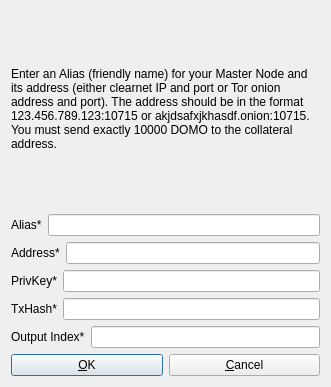
<?xml version="1.0" encoding="UTF-8"?>
<ui version="4.0">
 <class>CreateMasternodeDlg</class>
 <widget class="QDialog" name="CreateMasternodeDlg">
  <property name="geometry">
   <rect>
    <x>0</x>
    <y>0</y>
    <width>331</width>
    <height>387</height>
   </rect>
  </property>
  <property name="windowTitle">
   <string>Add/Edit Numus Node</string>
  </property>
  <property name="modal">
   <bool>true</bool>
  </property>
  <layout class="QVBoxLayout" name="verticalLayout">
   <item>
    <widget class="QLabel" name="label_9">
     <property name="sizePolicy">
      <sizepolicy hsizetype="Preferred" vsizetype="Expanding">
       <horstretch>0</horstretch>
       <verstretch>0</verstretch>
      </sizepolicy>
     </property>
     <property name="text">
      <string>&lt;html&gt;&lt;head/&gt;&lt;body&gt;&lt;p&gt;Enter an Alias (friendly name) for your Master Node and its address (either clearnet IP and port or Tor onion address and port). The address should be in the format 123.456.789.123:10715 or akjdsafxjkhasdf.onion:10715. You must send exactly 10000 DOMO to the collateral address.&lt;/p&gt;&lt;/body&gt;&lt;/html&gt;</string>
     </property>
     <property name="wordWrap">
      <bool>true</bool>
     </property>
    </widget>
   </item>
   <item>
    <layout class="QHBoxLayout" name="horizontalLayout_4">
     <property name="bottomMargin">
      <number>0</number>
     </property>
     <item>
      <widget class="QLabel" name="label_4">
       <property name="text">
        <string>Alias*</string>
       </property>
      </widget>
     </item>
     <item>
      <widget class="QLineEdit" name="aliasLineEdit"/>
     </item>
    </layout>
   </item>
   <item>
    <layout class="QHBoxLayout" name="horizontalLayout_5">
     <property name="bottomMargin">
      <number>0</number>
     </property>
     <item>
      <widget class="QLabel" name="label_6">
       <property name="text">
        <string>Address*</string>
       </property>
      </widget>
     </item>
     <item>
      <widget class="QLineEdit" name="addressLineEdit"/>
     </item>
    </layout>
   </item>
   <item>
    <layout class="QHBoxLayout" name="horizontalLayout_3">
     <property name="bottomMargin">
      <number>0</number>
     </property>
     <item>
      <widget class="QLabel" name="label_5">
       <property name="text">
        <string>PrivKey*</string>
       </property>
      </widget>
     </item>
     <item>
      <widget class="QLineEdit" name="privkeyLineEdit"/>
     </item>
    </layout>
   </item>
   <item>
    <layout class="QHBoxLayout" name="horizontalLayout_2">
     <property name="bottomMargin">
      <number>0</number>
     </property>
     <item>
      <widget class="QLabel" name="label_2">
       <property name="text">
        <string>TxHash*</string>
       </property>
      </widget>
     </item>
     <item>
      <widget class="QLineEdit" name="txhashLineEdit"/>
     </item>
    </layout>
   </item>
   <item>
    <layout class="QHBoxLayout" name="horizontalLayout_8">
     <property name="bottomMargin">
      <number>0</number>
     </property>
     <item>
      <widget class="QLabel" name="label_8">
       <property name="text">
        <string>Output Index*</string>
       </property>
      </widget>
     </item>
     <item>
      <widget class="QLineEdit" name="outputindexLineEdit"/>
     </item>
    </layout>
   </item>
   <item>
    <layout class="QHBoxLayout" name="horizontalLayout_Buttons">
     <item>
      <widget class="QPushButton" name="okButton">
       <property name="text">
        <string>&amp;OK</string>
       </property>
      </widget>
     </item>
     <item>
      <widget class="QPushButton" name="cancelButton">
       <property name="text">
        <string>&amp;Cancel</string>
       </property>
       <property name="autoDefault">
        <bool>false</bool>
       </property>
      </widget>
     </item>
    </layout>
   </item>
  </layout>
 </widget>
 <resources/>
 <connections/>
</ui>
